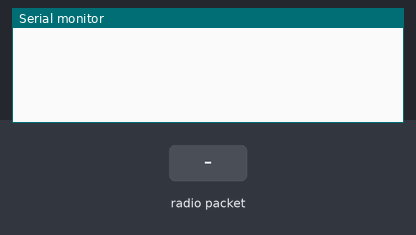
Simulated run of this sketch. Board: Arduino Uno, built with avr-gcc and run on an emulated ATmega328P. Parts: the last lines printed to the serial monitor. The inputs (shaded band) are chosen by the test bench. No radio packets arrive unless stated.

Above: at 1.8 s.
1.9 s: radio packet "1" arrives
At 2.9 s:
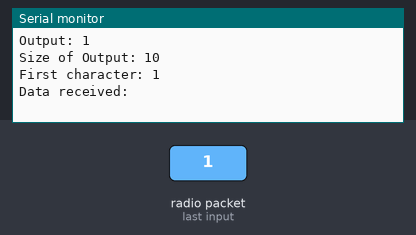
3.5 s: radio packet "0" arrives
At 4.5 s:
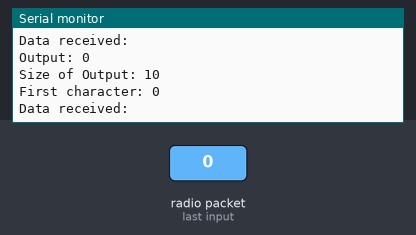
5.0 s: radio packet "2" arrives
At 6.5 s:
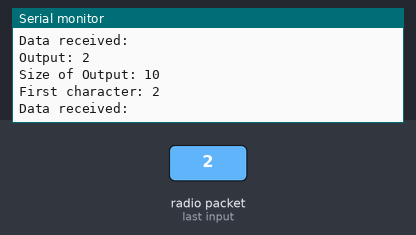

Measured:
- after the input at 1.9 s, the serial monitor: prints a new line after 0.11 s (image 1)
- after the input at 3.5 s, the serial monitor: prints a new line after 0.51 s (image 2)
- after the input at 5.0 s, the serial monitor: prints a new line at once (image 3)

The sketch:

receiver_test.ino
```cpp
#include <SPI.h>
#include <nRF24L01.h>
#include <RF24.h>

#define CE_PIN   9
#define CSN_PIN 10

const byte thisSlaveAddress[5] = {'R','x','A','A','A'};

RF24 radio(CE_PIN, CSN_PIN);

char dataReceived[10]; // this must match dataToSend in the TX
bool newData = false;

void setup() {
    Serial.begin(9600);

    // Reset the radio module
    /*pinMode(CE_PIN, OUTPUT);
    digitalWrite(CE_PIN, LOW);
    delayMicroseconds(10);
    digitalWrite(CE_PIN, HIGH);*/

    if (!radio.begin()) {
      Serial.print("Radio not responding!\n");
    }
    radio.setDataRate(RF24_250KBPS);
    radio.openReadingPipe(1, thisSlaveAddress);
    radio.startListening();
    radio.setPALevel(RF24_PA_MIN);
}

void loop() {
    getData();
    showData();
    delay(1000);
}

void getData() {
    if (radio.available()) {
        radio.read( &dataReceived, sizeof(dataReceived) );

        Serial.print("Output: " + (String)dataReceived + "\n");
        Serial.print("Size of Output: " + (String)sizeof(dataReceived) + "\n");
        Serial.print("First character: " + (String)dataReceived[0] + "\n");

        memset(&dataReceived, 0, sizeof(dataReceived)); // clear the dataReceived array
        newData = true;
    }
}

void showData() {
    if (newData == true) {
        Serial.print("Data received: ");
        Serial.println(dataReceived);
        newData = false;
    }
}
```
